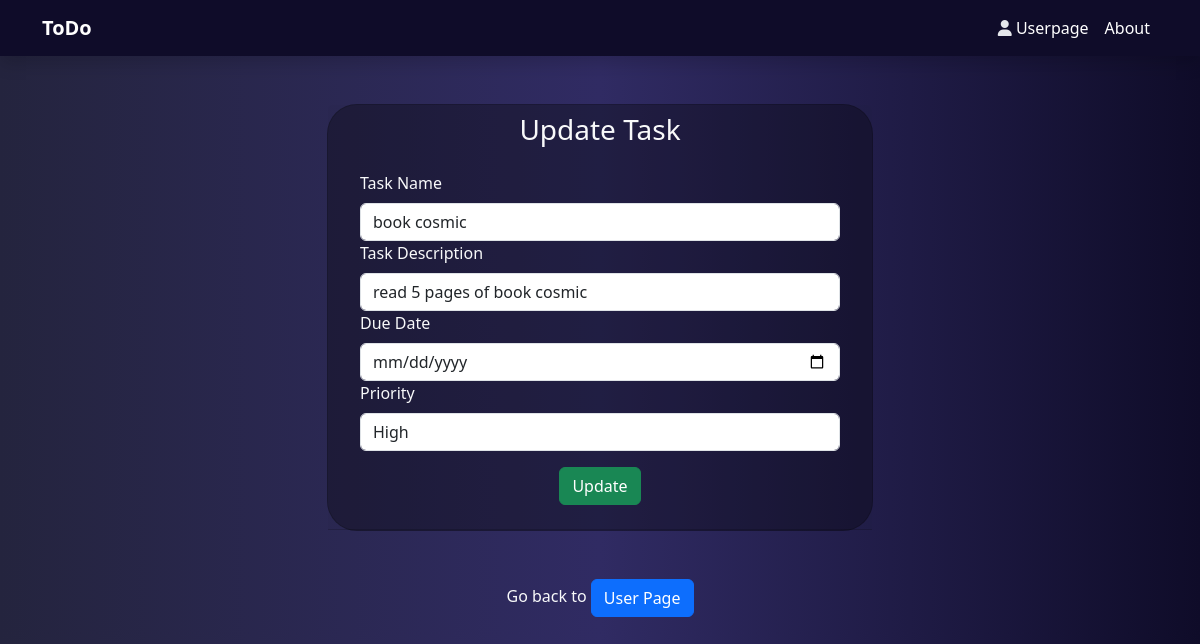
/Task_manager/update/7 (signed in), run on the app's committed database.
### Task_Manager/models.py (models this page shows, shortened)
class TaskModel(models.Model):
    Task_Name = models.CharField(max_length=100)
    Task_Description = models.TextField(max_length=100)
    Created_Date = models.DateTimeField(auto_now=True)
    Due_Date = models.DateTimeField()
    Priority_Level = [
                        ('Low','Low'),
                        ('Medium','Medium'),
                        ('High','High')
                    ]
    Priority = models.CharField(max_length=100,choices=Priority_Level)      # here choices is given as a list before , if we want  we can add it here
    Points = models.IntegerField(default=0)
    Status = models.BooleanField(default=False)
    user = models.ForeignKey(User,on_delete=models.CASCADE)

### Task_Manager/views.py (the view, shortened to what this page needs)
# urls.py: path('Task_manager/update/<int:pk>',TaskUpdate_view.as_view(),name='update'),
class TaskUpdate_view(View):
    def get(self,request,**kwargs):
        data = get_object_or_404(TaskModel,id=kwargs.get('pk'),user=request.user)
        form = Taskform(instance = data)  # we can only use instance in modelform
        return render(request,'update.html',{'form':form})

### Task_Manager/forms.py
class Taskform(forms.ModelForm):
    class Meta:
        model = TaskModel
        fields = ['Task_Name','Task_Description','Due_Date','Priority']
        widgets = {
                    'Task_Name':forms.TextInput(attrs={'class':'form-control','placeholder':'Enter Your Task Name'}),
                    'Task_Description':forms.TextInput(attrs={'class':'form-control','placeholder':'Enter Task Description'}),
                    'Due_Date':forms.DateTimeInput(attrs={'class':'form-control','placeholder':'Enter Due date','type':'date'}),
                    'Priority':forms.Select(attrs={'class':'form-control'})
                  }

### Task_Manager/templates/update.html (shortened to what this page needs)
<!DOCTYPE html>
<html lang="en">
<head>
    <link href="https://cdn.jsdelivr.net/npm/bootstrap@5.3.3/dist/css/bootstrap.min.css"
        rel="stylesheet">
    <link rel="stylesheet" href="https://cdnjs.cloudflare.com/ajax/libs/font-awesome/6.7.2/css/all.min.css">
</head>
<body style="background: #0f0c29;  /* fallback for old browsers */
                background: -webkit-linear-gradient(to right, #24243e, #302b63, #0f0c29);  /* Chrome 10-25, Safari 5.1-6 */
                background: linear-gradient(to right, #24243e, #302b63, #0f0c29); /* W3C, IE 10+/ Edge, Firefox 16+, Chrome 26+, Opera 12+, Safari 7+ */">
    <nav class="navbar navbar-expand-lg  shadow" style="background-color:#0f0c29;">
        <div class="container">
            <a class="navbar-brand text-white fw-bold" href="#">ToDo</a>
            <div class="collapse navbar-collapse " id="navbarSupportedContent">
                <ul class="navbar-nav ms-auto mb-2 mb-lg-0 ">
                    <li class="nav-item">
                        <a class="nav-link active text-white" aria-current="page"
                            href="{%url 'userpage' %}"><i class="fa-solid fa-user" style="color: #e5e7eb;"></i>
                                Userpage</a>
                    </li>
                    <li class="nav-item">
                        <a class="nav-link text-white" href="#">About</a>
                    </li>
                </ul>
            </div>
        </div>
    </nav>
    <div class="container mt-5">
        <div class="row justify-content-center">
            <div class="col-md-6">
                <div class="card text-light" style="background: rgba(0, 0,0, 0.3); border-radius: 30px;">
                    <div class="card-header">
                        <h3 class="text-center">Update Task</h3>
                        <div class="card-body">
                            <form action="" method="post">
                                {%for i in form%}
                                    <div>
                                        <label for="" class="form-label">
                                            {{i.label}}
                                        </label>
                                        {{i}}
                                    </div>
                                {%endfor%}
                                <div class="mt-3 d-flex justify-content-center">
                                    <button type="submit" class="btn btn-success">
                                        Update</button>
                                </div>
                            </form>
                        </div>
                    </div>
                </div>
                <p class="text-center mt-5 text-light">Go back to <a href="{%url 'userpage' %}"><button type="button" class="btn btn-primary">User Page</button></a></p>
            </div>
        </div>
    </div>
</body>
</html>

### data on the page
TaskModel: form "book cosmic" "read 5 pages of book cosmic" "High"

### other printed values
{{ i.label }} "Task Name" "Task Description" "Due Date" "Priority"
